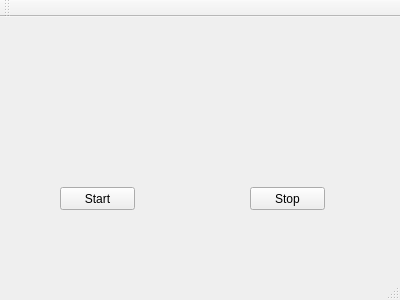
<?xml version="1.0" encoding="UTF-8"?>
<ui version="4.0">
 <class>MainWindow</class>
 <widget class="QMainWindow" name="MainWindow">
  <property name="geometry">
   <rect>
    <x>0</x>
    <y>0</y>
    <width>400</width>
    <height>300</height>
   </rect>
  </property>
  <property name="windowTitle">
   <string>MainWindow</string>
  </property>
  <widget class="QWidget" name="centralWidget">
   <widget class="QPushButton" name="pushButtonStart">
    <property name="geometry">
     <rect>
      <x>60</x>
      <y>170</y>
      <width>75</width>
      <height>23</height>
     </rect>
    </property>
    <property name="text">
     <string>Start</string>
    </property>
   </widget>
   <widget class="QPushButton" name="pushButtonStop">
    <property name="geometry">
     <rect>
      <x>250</x>
      <y>170</y>
      <width>75</width>
      <height>23</height>
     </rect>
    </property>
    <property name="text">
     <string>Stop</string>
    </property>
   </widget>
  </widget>
  <widget class="QMenuBar" name="menuBar">
   <property name="geometry">
    <rect>
     <x>0</x>
     <y>0</y>
     <width>400</width>
     <height>21</height>
    </rect>
   </property>
  </widget>
  <widget class="QToolBar" name="mainToolBar">
   <attribute name="toolBarArea">
    <enum>TopToolBarArea</enum>
   </attribute>
   <attribute name="toolBarBreak">
    <bool>false</bool>
   </attribute>
  </widget>
  <widget class="QStatusBar" name="statusBar"/>
 </widget>
 <layoutdefault spacing="6" margin="11"/>
 <resources/>
 <connections/>
</ui>
